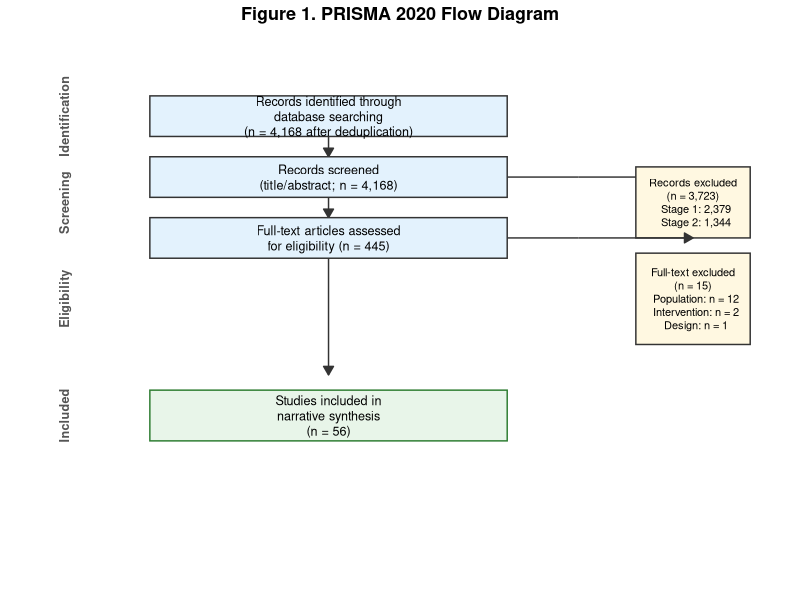

Here is the R script that generated this plot:
# Figure 1: PRISMA 2020 Flow Diagram
# Paper 01 — WM Training Systematic Review
# Requires: ggplot2, grid

library(ggplot2)
library(grid)

# ─────────────────────────────────────────────────
# DATA (from actual screening statistics)
# ─────────────────────────────────────────────────
n_identified        <- 4168
n_title_abs_screened <- 4168
n_title_abs_excluded <- 3723
n_reasons_automation <- 2379
n_reasons_manual     <- 1344
n_fulltext_assessed  <- 445
n_fulltext_excluded  <- 15
n_excluded_population   <- 12
n_excluded_intervention <- 2
n_excluded_design       <- 1
n_included           <- 56

# ─────────────────────────────────────────────────
# LAYOUT: coordinate system 0-100 x 0-100
# Left column (main flow): x=35, right column (excluded): x=78
# Rows from top: y = 92, 78, 64, 50, 36
# ─────────────────────────────────────────────────

draw_prisma <- function() {

  p <- ggplot() +
    xlim(0, 100) + ylim(0, 100) +
    theme_void() +
    theme(plot.margin = margin(5, 5, 5, 5),
          plot.title = element_text(size = 13, face = "bold",
                                    hjust = 0.5, margin = margin(b = 8)))

  # ── helper: filled rectangle + text ────────────
  draw_box <- function(p, cx, cy, w, h, txt,
                       fill = "white", border = "#333333", tsize = 3.2) {
    p + annotate("rect",
                 xmin = cx - w/2, xmax = cx + w/2,
                 ymin = cy - h/2, ymax = cy + h/2,
                 fill = fill, color = border, linewidth = 0.5) +
      annotate("text", x = cx, y = cy, label = txt,
               size = tsize, hjust = 0.5, vjust = 0.5, lineheight = 1.0)
  }

  # ── helper: vertical arrow ──────────────────────
  v_arrow <- function(p, x, y1, y2) {
    p + annotate("segment", x = x, xend = x, y = y1, yend = y2,
                 arrow = grid::arrow(length = unit(0.25, "cm"), type = "closed"),
                 color = "#333333", linewidth = 0.5)
  }

  # ── helper: horizontal line (no arrow) ─────────
  h_line <- function(p, x1, x2, y) {
    p + annotate("segment", x = x1, xend = x2, y = y, yend = y,
                 color = "#333333", linewidth = 0.5)
  }

  # ── helper: horizontal arrow ───────────────────
  h_arrow <- function(p, x1, x2, y) {
    p + annotate("segment", x = x1, xend = x2, y = y, yend = y,
                 arrow = grid::arrow(length = unit(0.25, "cm"), type = "closed"),
                 color = "#333333", linewidth = 0.5)
  }

  # ── Section labels (left margin) ───────────────
  p <- p +
    annotate("text", x = 3, y = 89, label = "Identification",
             size = 3.2, fontface = "bold", angle = 90, hjust = 0.5, color = "#555555") +
    annotate("text", x = 3, y = 72, label = "Screening",
             size = 3.2, fontface = "bold", angle = 90, hjust = 0.5, color = "#555555") +
    annotate("text", x = 3, y = 53, label = "Eligibility",
             size = 3.2, fontface = "bold", angle = 90, hjust = 0.5, color = "#555555") +
    annotate("text", x = 3, y = 30, label = "Included",
             size = 3.2, fontface = "bold", angle = 90, hjust = 0.5, color = "#555555")

  # ── ROW 1: Identification (y=89) ───────────────
  p <- draw_box(p, cx=40, cy=89, w=50, h=8,
                sprintf("Records identified through\ndatabase searching\n(n = %s after deduplication)",
                        format(n_identified, big.mark=",")),
                fill="#E3F2FD")

  # arrow down
  p <- v_arrow(p, x=40, y1=85, y2=81)

  # ── ROW 2: Screening (y=77) ────────────────────
  p <- draw_box(p, cx=40, cy=77, w=50, h=8,
                sprintf("Records screened\n(title/abstract; n = %s)",
                        format(n_title_abs_screened, big.mark=",")),
                fill="#E3F2FD")

  # horizontal line from main box to excluded box
  p <- h_line(p, x1=65, x2=75, y=77)
  p <- h_arrow(p, x1=75, x2=91, y=77)

  # excluded box (right, y=77)
  p <- draw_box(p, cx=91, cy=72, w=16, h=14,
                sprintf("Records excluded\n(n = %s)\n  Stage 1: %s\n  Stage 2: %s",
                        format(n_title_abs_excluded, big.mark=","),
                        format(n_reasons_automation, big.mark=","),
                        format(n_reasons_manual, big.mark=",")),
                fill="#FFF8E1", tsize=2.8)

  # arrow down
  p <- v_arrow(p, x=40, y1=73, y2=69)

  # ── ROW 3: Eligibility (y=65) ──────────────────
  p <- draw_box(p, cx=40, cy=65, w=50, h=8,
                sprintf("Full-text articles assessed\nfor eligibility (n = %d)",
                        n_fulltext_assessed),
                fill="#E3F2FD")

  # horizontal to excluded
  p <- h_line(p, x1=65, x2=75, y=65)
  p <- h_arrow(p, x1=75, x2=91, y=65)

  # excluded full-text box (right, y=55)
  p <- draw_box(p, cx=91, cy=53, w=16, h=18,
                sprintf("Full-text excluded\n(n = %d)\n  Population: n = %d\n  Intervention: n = %d\n  Design: n = %d",
                        n_fulltext_excluded,
                        n_excluded_population,
                        n_excluded_intervention,
                        n_excluded_design),
                fill="#FFF8E1", tsize=2.8)

  # arrow down
  p <- v_arrow(p, x=40, y1=61, y2=38)

  # ── ROW 4: Included (y=30) ─────────────────────
  p <- draw_box(p, cx=40, cy=30, w=50, h=10,
                sprintf("Studies included in\nnarrative synthesis\n(n = %d)", n_included),
                fill="#E8F5E9", border="#2E7D32")

  # title
  p <- p + labs(title = "Figure 1. PRISMA 2020 Flow Diagram")

  return(p)
}

p_prisma <- draw_prisma()

ggsave(
  filename = "E:/Meta-analysis writing project/projects/paper-01/06-write/paper01_figures/figure1_prisma.png",
  plot = p_prisma,
  width = 9, height = 11, dpi = 300, bg = "white"
)

cat("Figure 1 (PRISMA) saved.\n")
